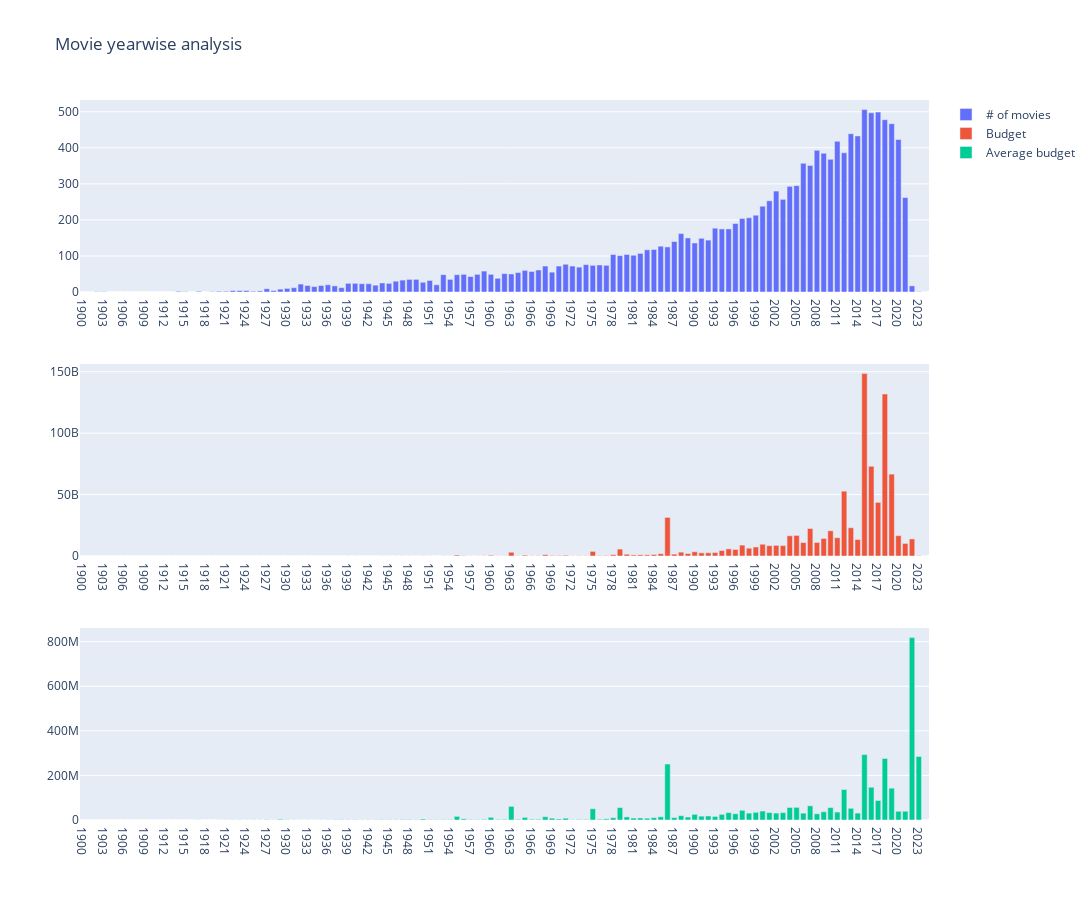

The code cell stored with this chart in its notebook:
### Code cell
num_row, num_col = 3, 1
fig = make_subplots(rows=num_row, cols=num_col)

fig.add_trace(
    go.Bar(x=years, y=num_movies_arr, name="# of movies"),
    1, 1
)

fig.add_trace(
    go.Bar(x=years, y=sum_budget, name="Budget"),
    2, 1
)

fig.add_trace(
    go.Bar(x=years, y=avg_budget, name="Average budget"),
    3, 1
)

fig.update_layout(
    height=900, 
    width=1200,
    title_text="Movie yearwise analysis"
)
